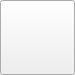
<?xml version="1.0" encoding="UTF-8"?>
<ui version="4.0">
 <class>CommonMenuButton</class>
 <widget class="QWidget" name="CommonMenuButton">
  <property name="geometry">
   <rect>
    <x>0</x>
    <y>0</y>
    <width>75</width>
    <height>75</height>
   </rect>
  </property>
  <property name="windowTitle">
   <string>Form</string>
  </property>
  <layout class="QGridLayout" name="gridLayout">
   <property name="leftMargin">
    <number>0</number>
   </property>
   <property name="topMargin">
    <number>0</number>
   </property>
   <property name="rightMargin">
    <number>0</number>
   </property>
   <property name="bottomMargin">
    <number>0</number>
   </property>
   <property name="spacing">
    <number>0</number>
   </property>
   <item row="0" column="0">
    <widget class="QPushButton" name="pushButton">
     <property name="sizePolicy">
      <sizepolicy hsizetype="Preferred" vsizetype="Preferred">
       <horstretch>0</horstretch>
       <verstretch>0</verstretch>
      </sizepolicy>
     </property>
     <property name="styleSheet">
      <string notr="true">border-image: url(:/file/resources/buttonBefore.png);</string>
     </property>
     <property name="text">
      <string/>
     </property>
    </widget>
   </item>
  </layout>
 </widget>
 <resources/>
 <connections/>
</ui>
